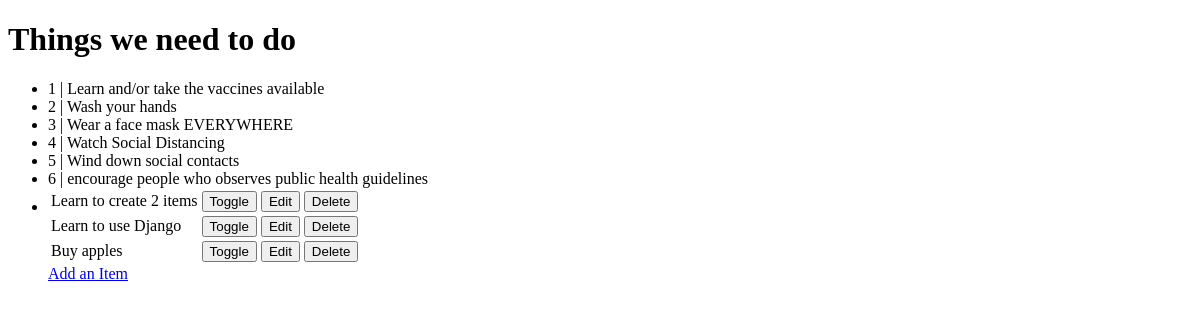
Before: / with the older database file.
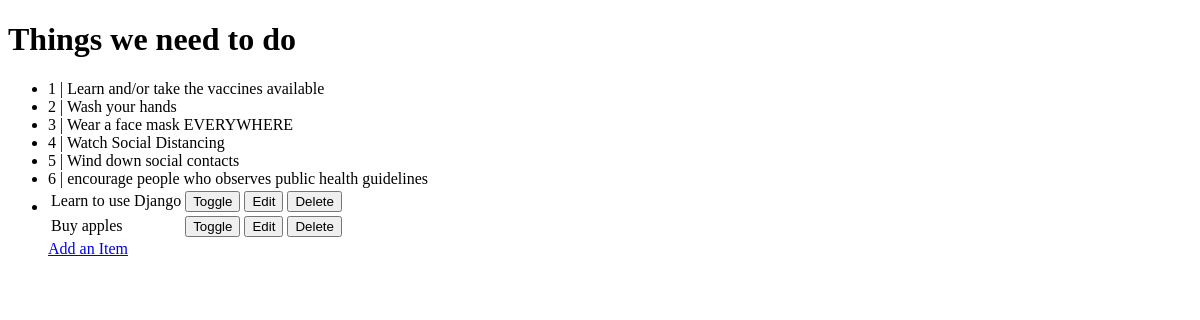
After: the same page with the newer database file.
### todo/models.py (models this page shows, shortened)
class Item(models.Model):
    name = models.CharField(max_length=50, null=False, blank=False)
    done = models.BooleanField(null=False, blank=False, default=False)

### todo/views.py (the view)
# urls.py: path('',views.get_todo_list, name='get_todo_list'),
def get_todo_list(request):
    items = Item.objects.all()
    context = {
        'items': items
    }
    return render(request, 'todo/todo_list.html', context)

### todo/templates/todo/todo_list.html (shortened to what this page needs)
<!DOCTYPE html>
<html lang="en">
<head>
</head>
<body>
    <h1>Things we need to do</h1>
    <p>
    <ul>
        <li> 1 | Learn and/or take the vaccines available </li>
        <li>2 | Wash your hands</li>
        <li>3 | Wear a face mask EVERYWHERE </li>
        <li>4 | Watch Social Distancing </li>
        <li>5 | Wind down social contacts </li>
        <li>6 | encourage people who observes public health guidelines
        </li>
        <li>
            <table>
                {% for item in items %}
                <tr>
                    {% if item.done %}
                    <td><strike>{{ item.name }} </strike></td>
                    {% else %}
                    <td>{{ item.name }}</td>
                    {% endif %}
                   <td>
                        <a href="/toggle/{{ item.id }}">
                            <button>Toggle</button>
                        </a>
                    </td>
                    <td>
                        <a href="/edit/{{ item.id }}">
                            <button> Edit</button>
                        </a>
                    </td>
                    <td>
                        <a href="/delete/{{ item.id }}">
                            <button> Delete</button>
                        </a>
                    </td>
                </tr>
                {% empty %}
                <tr>
                    <td>You have nothing to do !</td>
                </tr>
                {% endfor %}
            </table>
            <a href="/add"> Add an Item </a>
        </li>
    </ul>
    </p>
</body>
</html>

Changed rows visible on the page:
removed Item: name "Learn to create 2 items"
